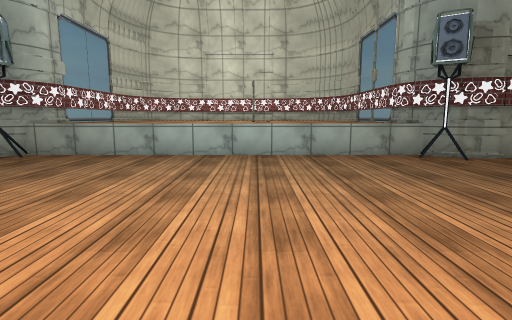
[1] (above)

12 first-person views from a walk through a scene from a Unity 3-D project. The camera is 1.2 m above the floor, tilts 8° down and sees 80° across. The floor is counted in squares, 1 m on a side. Each view is taken from the middle of a square. On the plan, view 1 faces up. The plan holds only what a view shows up to about 13 squares ahead; the rest is blank. The place goes on beyond the plan. Some surface patterns are stand-ins.

[2]
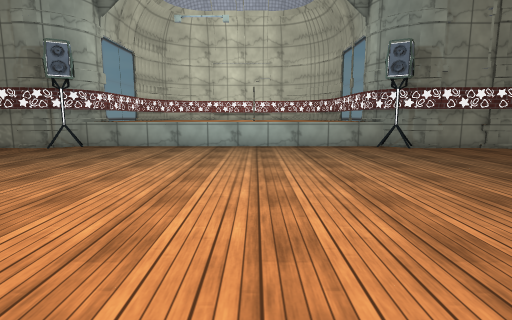

[3]
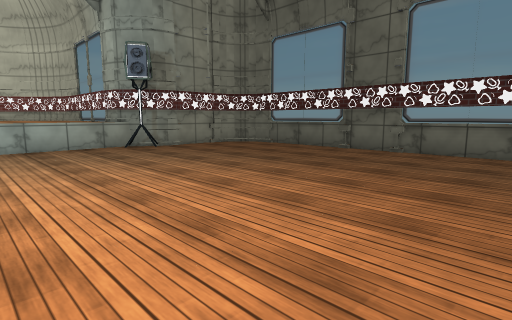

[4]
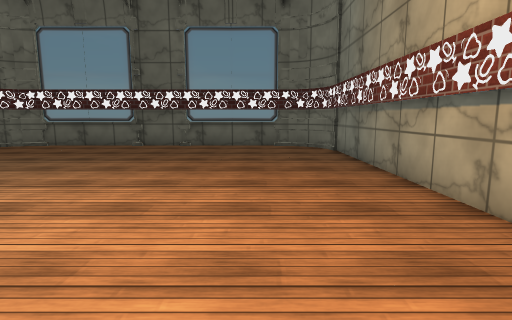

[5]
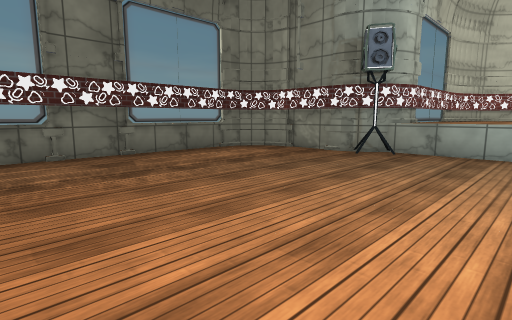

[6]
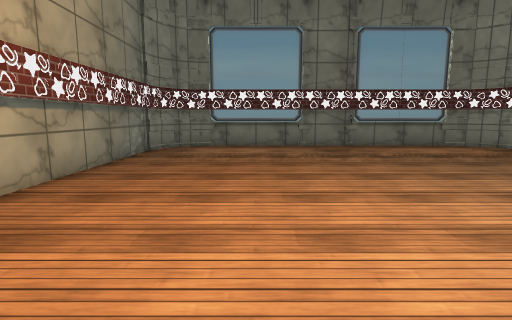

[7]
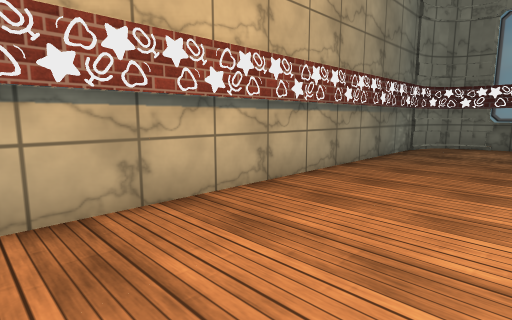

[8]
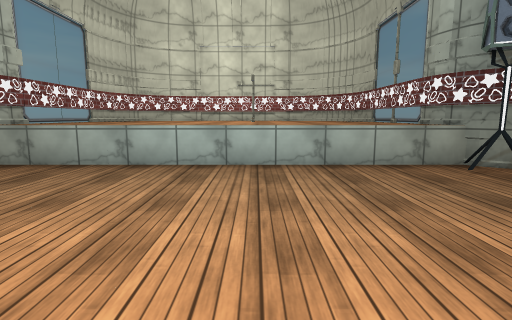

[9]
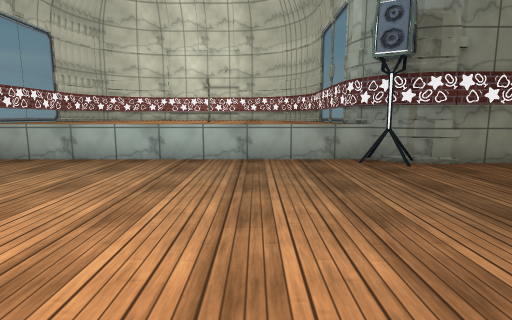

[10]
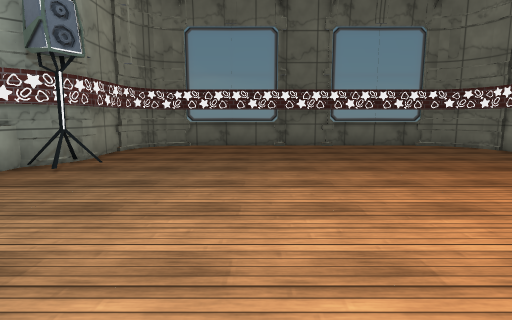

[11]
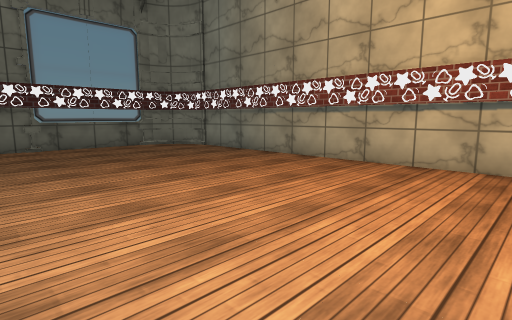

[12]
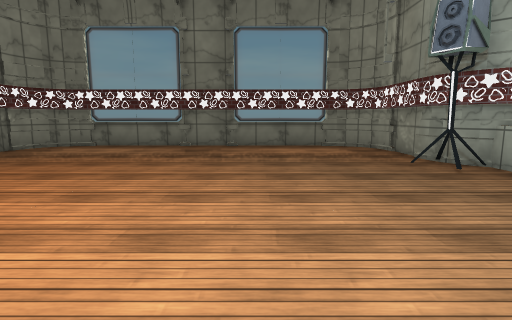

### Floor plan
Key: @ floor where view 1 was taken; # wall or solid block; . floor; = window, fence, low wall or low ledge; ^ raised ledge; S speaker.
Columns run from 13 left of view 1 to 11 right of it. Each row starts with its distance up from view 1.
 12       ^^^^^^^^^^^^^
 11       ^^^^^^^^^^^^^
 10      ^#^^^^^^^^^^^#^
  9  #####S...........S#####
  8 ##....S...........S....##
  7 #.......................#
  6 =.......................=
  5 =.......................=
  4 =.......................=
  3 #.......................#
  2 #.......................#
  1 #.......................#
  0 =............@..........=
 -1 =.......................=
 -2 =.......................=
 -3 #.......................#
 -4 ##.....................##
 -5  #######################

Positions as (right, up) in squares from view 1, and headings:
1: (0, 0), facing up
2: (0, -3), facing up
3: (0, -3), facing up-right
4: (-2, -2), facing right
5: (-3, -1), facing up-left
6: (0, -1), facing left
7: (1, -1), facing down-left
8: (0, 2), facing up
9: (2, 1), facing up
10: (-2, 4), facing right
11: (-2, 3), facing down-right
12: (0, 4), facing left
